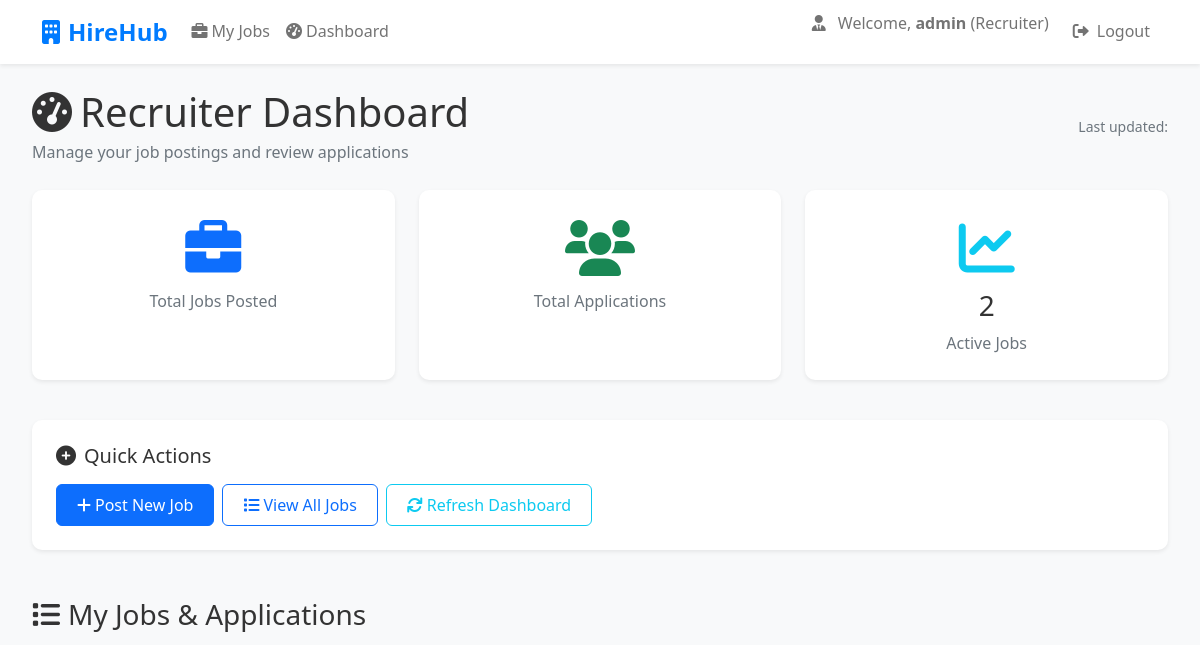
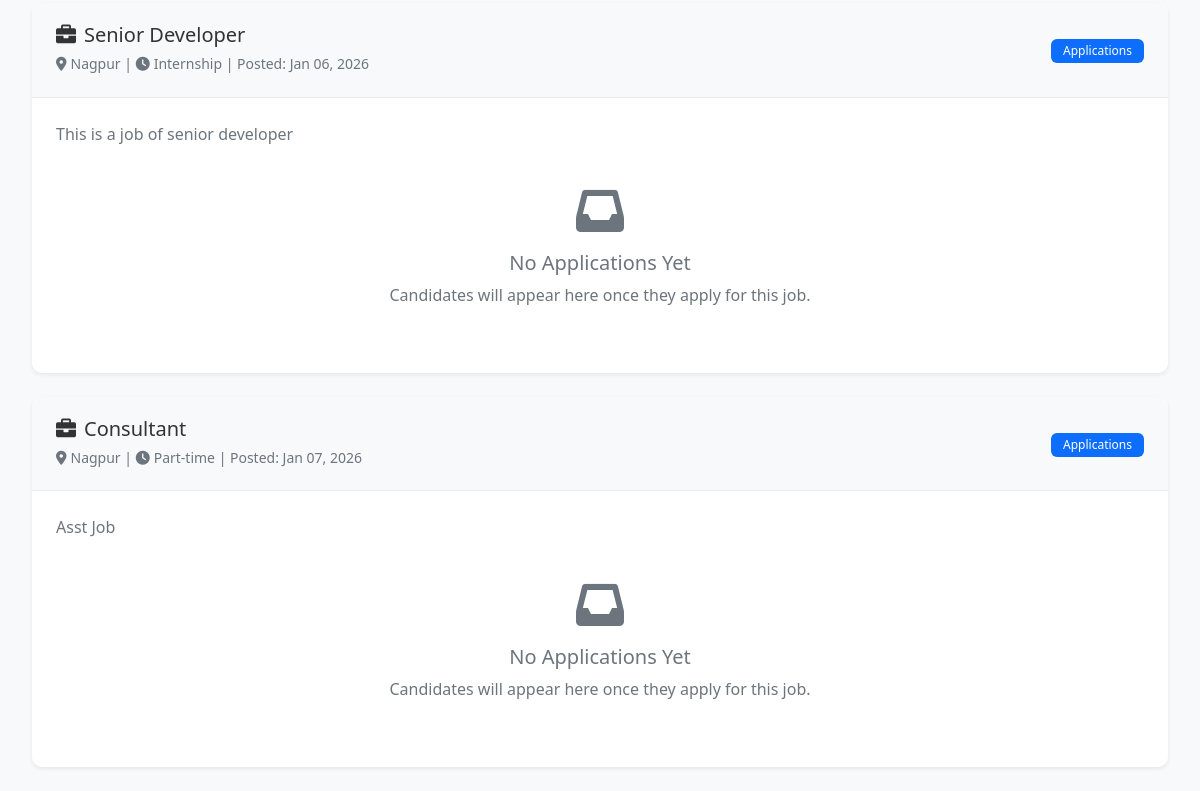
/applications/recruiter/dashboard/ (signed in), run on an earlier commit of the app's database (2 pictures, top to bottom).
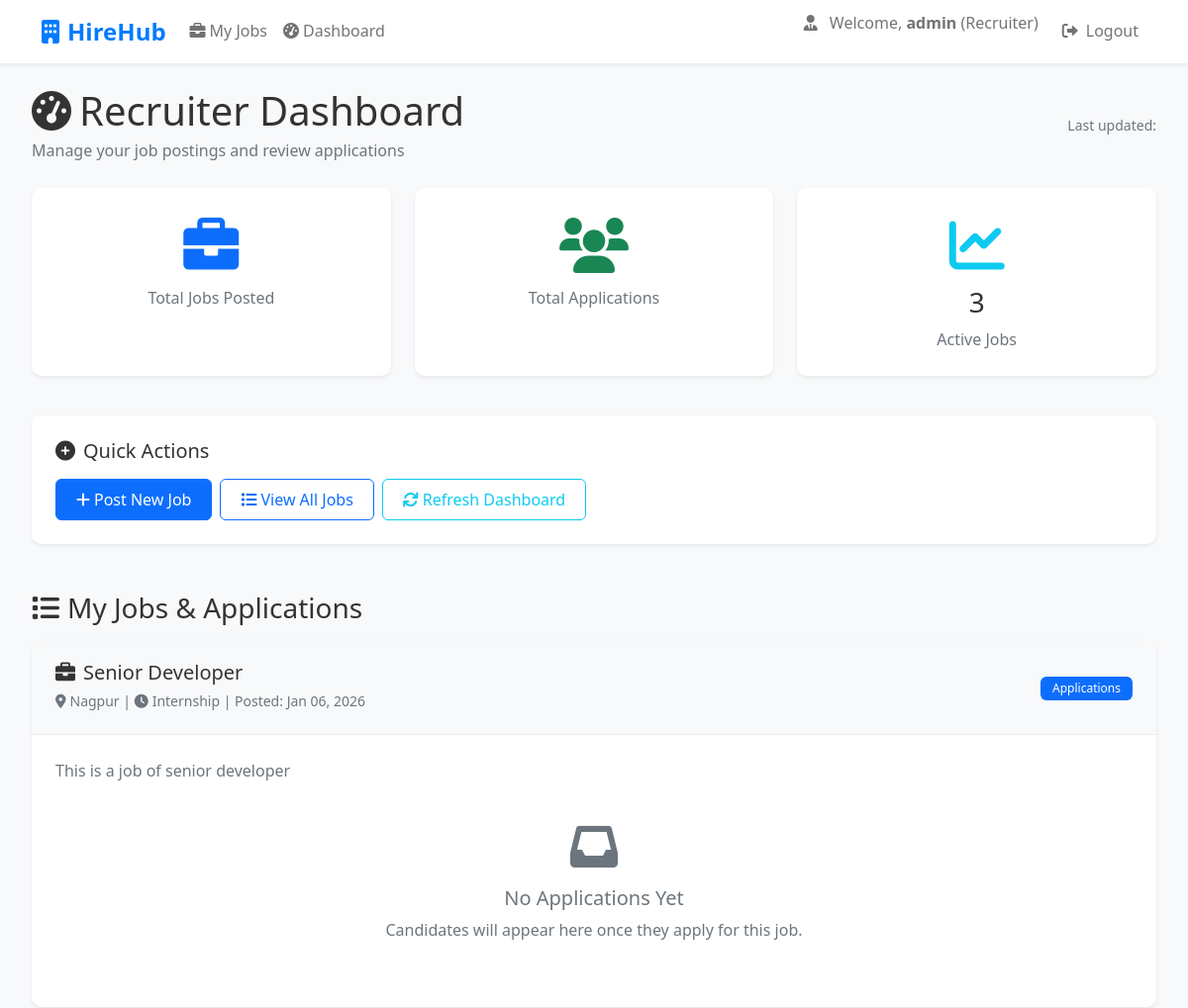
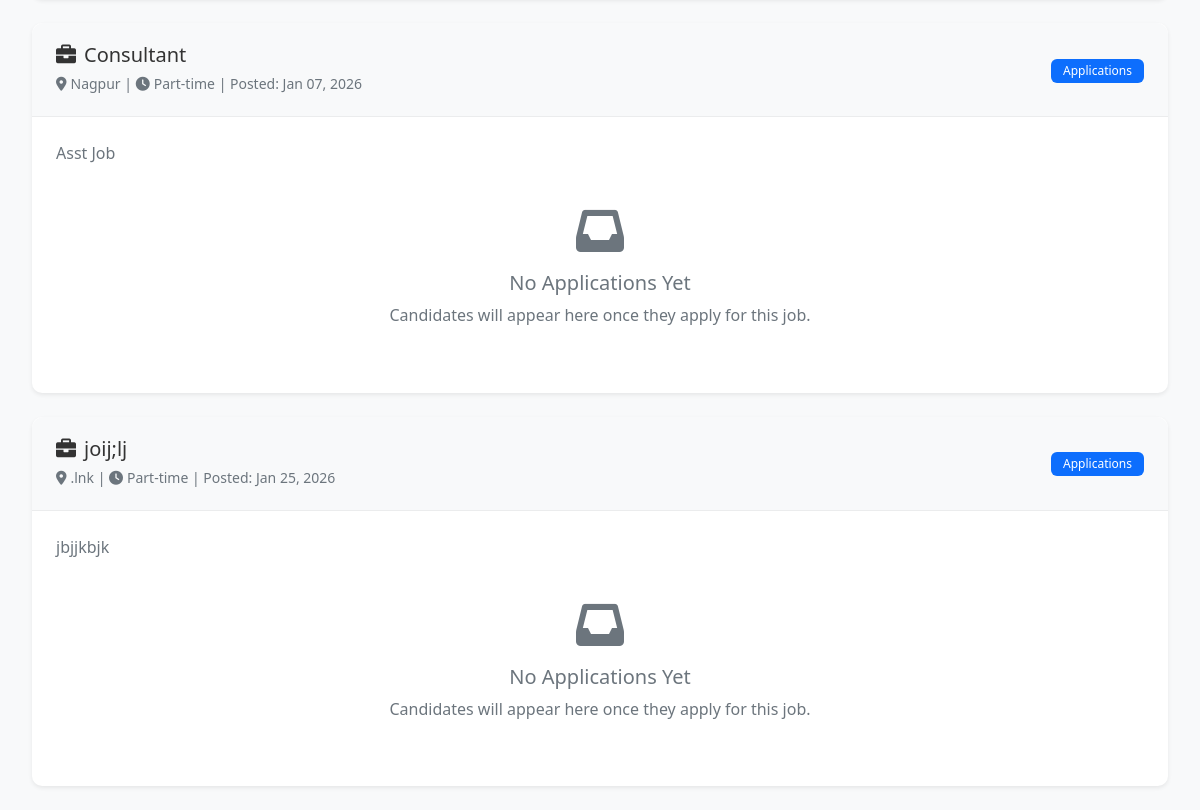
And on a later commit of the database (2 pictures, top to bottom).
### apps/jobs/models.py (models this page shows, shortened)
class Job(models.Model):
    JOB_TYPE_CHOICES = [
        ("Full-time", "Full-time"),
        ("Part-time", "Part-time"),
        ("Internship", "Internship"),
    ]
    title = models.CharField(max_length=200)
    description = models.TextField()
    location = models.CharField(max_length=100)
    job_type = models.CharField(max_length=50, choices=JOB_TYPE_CHOICES)
    is_active = models.BooleanField(default=True)
    created_at = models.DateTimeField(auto_now_add=True)
    created_by = models.ForeignKey(settings.AUTH_USER_MODEL, on_delete=models.CASCADE, related_name='jobs', null=True, blank=True)

### apps/applications/views.py (the view)
# urls.py: path("recruiter/dashboard/", recruiter_dashboard, name="recruiter_dashboard"),
@staff_member_required
def recruiter_dashboard(request):
    jobs = Job.objects.all()
    return render(
        request,
        "recruiter/dashboard.html",
        {"jobs": jobs}
    )

### templates/recruiter/dashboard.html (shortened to what the changed rows need)
{% extends 'base.html' %}
{% block content %}
<div class="container-fluid">
    <div class="row mb-4">
        <div class="col-12">
            <div class="d-flex justify-content-between align-items-center">
                <div>
                    <h1 class="mb-1">
                        <i class="fas fa-tachometer-alt me-2"></i>Recruiter Dashboard
                    </h1>
                </div>
            </div>
        </div>
    </div>
    <div class="row mb-4">
        <div class="col-md-4 mb-3">
            <div class="card border-0 shadow-sm h-100">
                <div class="card-body text-center">
                    <div class="display-4 text-info mb-2">
                        <i class="fas fa-chart-line"></i>
                    </div>
                    <h3 class="card-title">{{ jobs|length }}</h3>
                    <p class="card-text text-muted">Active Jobs</p>
                </div>
            </div>
        </div>
    </div>
    <div class="row">
        <div class="col-12">
            {% for job in jobs %}
            <div class="card mb-4 border-0 shadow-sm">
                <div class="card-header bg-light">
                    <div class="d-flex justify-content-between align-items-center">
                        <div>
                            <h5 class="mb-1">
                                <i class="fas fa-briefcase me-2"></i>{{ job.title }}
                            </h5>
                            <small class="text-muted">
                                <i class="fas fa-map-marker-alt me-1"></i>{{ job.location }} |
                                <i class="fas fa-clock me-1"></i>{{ job.job_type }} |
                                Posted: {{ job.created_at|date:"M d, Y" }}
                            </small>
                        </div>
                        <div class="text-end">
                            <span class="badge bg-primary">{{ job.application_set.count }} Applications</span>
                        </div>
                    </div>
                </div>
                <div class="card-body">
                    <p class="mb-3 text-muted">{{ job.description|truncatechars:200 }}</p>
                    {% with applications=job.application_set.all %}
                    {% if applications %}
                    <div class="table-responsive">
                        <table class="table table-hover">
                            <thead class="table-light">
                                <tr>
                                    <th><i class="fas fa-user me-1"></i>Candidate</th>
                                    <th><i class="fas fa-envelope me-1"></i>Email</th>
                                    <th><i class="fas fa-file me-1"></i>Resume</th>
                                    <th><i class="fas fa-info-circle me-1"></i>Status</th>
                                    <th><i class="fas fa-calendar me-1"></i>Applied</th>
                                    <th><i class="fas fa-cogs me-1"></i>Actions</th>
                                </tr>
                            </thead>
                            <tbody>
                                {% for application in applications %}
                                <tr>
                                    <td>
                                        <strong>{{ application.candidate.get_full_name|default:application.candidate.username }}</strong>
                                    </td>
                                    <td>{{ application.candidate.email }}</td>
                                    <td>
                                        {% if application.resume %}
                                            <div class="btn-group btn-group-sm">
                                                <a href="{{ application.resume.url }}" target="_blank"
                                                   class="btn btn-outline-primary" title="View Resume">
                                                    <i class="fas fa-eye"></i>
                                                </a>
                                                <a href="{{ application.resume.url }}" download
                                                   class="btn btn-outline-secondary" title="Download Resume">
                                                    <i class="fas fa-download"></i>
                                                </a>
                                            </div>
                                        {% else %}
                                            <span class="text-muted">
                                                <i class="fas fa-file-excel"></i> No resume
                                            </span>
                                        {% endif %}
                                    </td>
                                    <td>
                                        <span class="badge fs-6
                                            {% if application.status == 'APPLIED' %}bg-warning text-dark
                                            {% elif application.status == 'SHORTLISTED' %}bg-success
                                            {% else %}bg-danger{% endif %}">
                                            {% if application.status == 'APPLIED' %}
                                                <i class="fas fa-clock me-1"></i>
                                            {% elif application.status == 'SHORTLISTED' %}
                                                <i class="fas fa-check me-1"></i>
                                            {% else %}
                                                <i class="fas fa-times me-1"></i>
                                            {% endif %}
                                            {{ application.get_status_display }}
                                        </span>
                                    </td>
                                    <td>{{ application.applied_at|date:"M d, Y" }}</td>
                                    <td>
                                        {% if application.status == 'APPLIED' %}
                                            <div class="btn-group btn-group-sm">
                                                <form method="post" action="{% url 'recruiter:update_application_status' application.id 'SHORTLISTED' %}" class="d-inline">
                                                    {% csrf_token %}
                                                    <button type="submit" class="btn btn-success" title="Shortlist Candidate">
                                                        <i class="fas fa-check"></i> Shortlist
                                                    </button>
                                                </form>
                                                <form method="post" action="{% url 'recruiter:update_application_status' application.id 'REJECTED' %}" class="d-inline">
                                                    {% csrf_token %}
                                                    <button type="submit" class="btn btn-danger" title="Reject Candidate">
                                                        <i class="fas fa-times"></i> Reject
                                                    </button>
                                                </form>
                                            </div>
                                        {% else %}
                                            <span class="text-muted">
                                                <i class="fas fa-check-circle me-1"></i>Processed
                                            </span>
                                        {% endif %}
                                    </td>
                                </tr>
                                {% endfor %}
                            </tbody>
                        </table>
                    </div>
                    {% else %}
                    <div class="text-center py-4">
                        <i class="fas fa-inbox fa-3x text-muted mb-3"></i>
                        <h5 class="text-muted">No Applications Yet</h5>
                        <p class="text-muted">Candidates will appear here once they apply for this job.</p>
                    </div>
                    {% endif %}
                    {% endwith %}
                </div>
            </div>
            {% endfor %}
        </div>
    </div>
</div>
{% endblock %}

What changed in the data, as far as the page shows it:
added Job: title "joij;lj", location ".lnk", job_type "Part-time", created_at "Jan 25, 2026", description "jbjjkbjk"
Also different on the page:
{{ jobs|length }}: "2" → "3"
